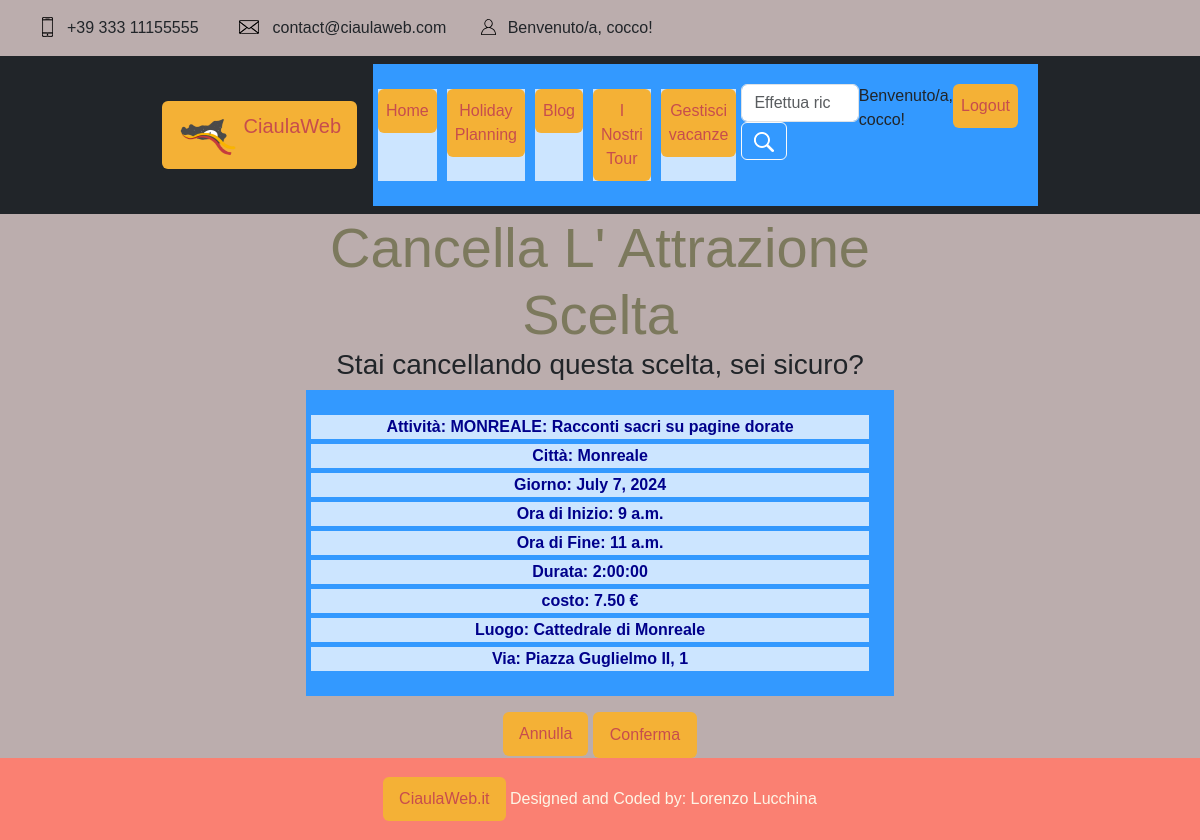
The app's page /HolidayPlanning/cancellascelta/49/57 (signed in) with its own data.
### profiles/models.py (models this page shows, shortened)
class UserProfileModel(AbstractBaseUser):
    nrSocio = models.IntegerField(primary_key=True)  # chiave, deve autogenerarsi
    first_name = models.CharField(max_length=32)
    last_name = models.CharField(max_length=32)
    email = models.CharField(max_length=32, unique=True)
    codiceFiscale = models.CharField(max_length=18)
    telefono = models.CharField(max_length=32)
    dataDiNascita = models.DateField(null=True)
    profile_image = models.ImageField(blank=True, null=True, default="defaultuser.png")
    is_active = models.BooleanField(default=True)
    is_admin = models.BooleanField(default=False)
    objects = UserManager()
    USERNAME_FIELD = 'email'
    REQUIRED_FIELDS = []
    @property
    def is_staff(self):
        return self.is_admin
    class Meta:
        verbose_name = 'User'
        verbose_name_plural = 'Users'

### HolidayPlanning/models.py (models this page shows, shortened)
class Scelta(models.Model):
    giorno = models.DateField()  # scelto dall'utente
    attrazione = models.ForeignKey(to='attractions.Attrazione', on_delete=models.CASCADE, related_name="attrazione")
    oraInizio = models.TimeField(blank=True)  # scelta dall'utente
    oraFine = models.TimeField(blank=True)  # scelta dall'utente
    durata = models.DurationField()  # questi sono i secondi della durata
    class Meta:
        verbose_name = "Scelta"
        verbose_name_plural = "Scelte"

### attractions/models.py (models this page shows, shortened)
class Attrazione(models.Model):
    objects = None
    nome = models.CharField(max_length=200, primary_key=True)
    luogo = models.CharField(max_length=300)
    via = models.CharField(max_length=500)
    citta = models.CharField(max_length=200)
    costo = models.DecimalField(max_digits=10, decimal_places=2, blank=True)
    tipo = models.CharField(max_length=200)
    oraApertura = models.TimeField('ora apertura')
    oraChiusura = models.TimeField('ora chiusura')
    descrizione = models.TextField()
    attrazione_image = models.ImageField(blank=True, null=True)  # , upload_to='attractionImages/')
    class Meta:
        verbose_name = "Attrazione"
        verbose_name_plural = "Attrazioni"

### HolidayPlanning/views.py (the view, shortened to what this page needs)
# urls.py: path("cancellascelta/<att_pk>/<pk>", CancellaScelta.as_view(), name="cancellascelta"),
class CancellaScelta(IsVacanzaUserOwnedMixin, DeleteView):
    model = Scelta
    template_name = "HolidayPlanning/cancellascelta.html"
    slug_url_kwarg = "att_pk"
    def get_object(self, queryset=None):
        attivita_pk = self.kwargs.get(self.slug_url_kwarg)
        attivita = Scelta.objects.get(pk=attivita_pk)
        return attivita
    def get_context_data(self, **kwargs):
        context = super().get_context_data(**kwargs)
        context["v_id"] = self.kwargs['pk']
        context["scelta"] = self.get_object()
        context["title"] = "Cancella L' Attrazione Scelta"
        return context

### HolidayPlanning/mixins.py (called while the page is built)
    def dispatch(self, request, *args, **kwargs):
        vacanza = Vacanza.objects.get(pk=kwargs['pk'])
        if vacanza.utente != request.user:
            raise Http404("Non hai il permesso per accedere a questa vacanza.")
        return super().dispatch(request, *args, **kwargs)

### HolidayPlanning/templates/HolidayPlanning/cancellascelta.html (shortened to what this page needs)
{% extends "base.html" %}
{% block head %}
{% load static %}
    <link rel="stylesheet" type="text/css" href="{% static '/css/style.css' %}">
{% endblock %}
{% block content %}
    {% include "header.html" %}
{% block title %}
    <div class="row justify-content-center">
        <div class="col-md-6 text-center">
            <h1 class="display-4">
                {{ title }}
            </h1>
            <h3>Stai cancellando questa scelta, sei sicuro?</h3>
			<ul class="list-unstyled">
                <li> <strong> Attività: {{ scelta.attrazione.nome }} </strong> </li>
                <li> <strong> Città: {{ scelta.attrazione.citta }} </strong> </li>
                <li> <strong> Giorno: {{ scelta.giorno }} </strong> </li>
                <li> <strong> Ora di Inizio: {{ scelta.oraInizio }} </strong> </li>
                <li> <strong> Ora di Fine: {{ scelta.oraFine }} </strong> </li>
                <li> <strong> Durata: {{ scelta.durata }} </strong> </li>
                <li> <strong> costo: {{ scelta.attrazione.costo }} €</strong> </li>
                <li> <strong> Luogo: {{ scelta.attrazione.luogo }} </strong> </li>
                <li> <strong> Via: {{ scelta.attrazione.via }} </strong> </li>
            </ul>
            <form method="post">
                <a href="{% url 'HolidayPlanning:dettagliovacanza' v_id %}">Annulla</a>
                <input type="submit" value="Conferma" class="btn button-ciaula">
            </form>
        </div>
    </div>
{% endblock %}
{% endblock %}

### templates/header.html (shortened to what this page needs)
<header class="header">
<div class="top-bar">
    <div class="container">
        <div class="row">
            <div class="col d-flex flex-row">
                <div class="top_bar_contact_item"><div class="top_bar_icon"><img src="{% static 'img/phone.png' %}" class="img-fluid" alt="phone img"></div>+39 333 11155555</div>
                <div class="top_bar_contact_item"><div class="top_bar_icon"><img src="{% static 'img/mail.png' %}"  class="img-fluid" alt="mail img"></div>contact@ciaulaweb.com</div>
                <div class="top_bar_content ml-auto">
                    {% if user.is_authenticated %}
                    <div class="top_bar_user">
                        <div class="user_icon"><img src="{% static '/img/user.svg' %}"  class="img-fluid" alt="user img"></div>
                        <a>Benvenuto/a, {{user.first_name}}! </a>
                        </div>
                    {% else %}
                    <div class="top_bar_user">
                        <div class="user_icon"><img src="{% static '/img/user.svg' %}"  class="img-fluid" alt="user img"></div>
                        <div><a href="{% url 'profiles:user-registration' %}">Registrati</a></div>
                        <div><a href="{% url 'profiles:user-login' %}">Login</a></div>
                    </div>
                    {% endif %}
                </div>
            </div>
        </div>
    </div>
</div>
<nav class="navbar navbar-expand-lg navbar-dark bg-dark">
    <div class="w-75 container-fluid">
        <a class="navbar-brand pl-5" href="{% url 'attractions:attrazioni' %}">
            <img src="{% static '/img/logo_ciaulaweb.png' %}" class="d-inline-block logo_ciaulaweb align-top" alt="Logo">
            CiaulaWeb
        </a>
        <div class="collapse navbar-collapse justify-content-between" id="navbarNavDropdown">
            <ul class="navbar-nav pl-5">
                <li class="nav-item active pl-5">
                    <a class="nav-link" href="{% url 'attractions:attrazioni' %}">Home</a>
                </li>
                <li class="nav-item pl-5">
                    <a class="nav-link" href="{% url 'HolidayPlanning:creavacanza' %}">Holiday Planning</a>
                </li>
                <li class="nav-item pl-5">
                    <a class="nav-link" href="{% url 'attractions:cerca' %}">Blog</a>
                </li>
                <li class="nav-item pl-5">
                    <a class="nav-link " href="{% url 'HolidayPlanning:tourorganizzati' %}">I Nostri Tour</a>
                </li>
            {% if user.is_authenticated %}
                <li class="nav-item">
                    <a class="nav-link" href="{% url 'HolidayPlanning:vacanze' %}">Gestisci vacanze</a>
                </li>
            {% endif %}
            <form class="form-inline my-2 my-lg-0" method="GET" action="{% url 'attractions:cerca' %}">
                <label>
                    <input class="form-control mr-sm-2" type="search" name="search" required="required" placeholder="Effettua ricerca...">
                </label>
                <button class="btn btn-outline-light my-2 my-sm-0" type="submit">
                    <img src="{% static 'img/search.png' %}" class="img-fluid" alt="search img">
                </button>
            </form>
                {% if user.is_authenticated %}
                    <div class="nav-item pl-5">
                        <a>Benvenuto/a, {{ user.first_name }}! </a>
                    </div>
                    <div class="nav-item pl-5">
                        <a class="nav-link" href="{% url 'profiles:user-logout' %}"> Logout </a>
                    </div>
                {% endif %}
            </ul>
        </div>
    </div>
</nav>
</header>

### static/css/style.css (style rules this page uses)
* { font-family: 'Montserrat', sans-serif !important; }
.logo_ciaulaweb { width: 60px; height: 48px; }
ul { background: #3399ff; padding: 20px; }
ul li { background: #cce5ff; color: darkblue; margin: 5px; }
a:link, a:visited { background-color: #f4b136; color: rgb(199, 77, 77); padding: 10px 16px; text-align: center; text-decoration: none; display: inline-block; border-radius: 6px; }
.button-ciaula { background-color: #f4b136; color: rgb(199, 77, 77); padding: 10px 16px; text-align: center; text-decoration: none; display: inline-block; }
h1 { color: #7c795d; font-family: 'Trocchi', serif; font-size: 45px; font-weight: normal; line-height: 48px; margin: 0; }
:root { --gradient: linear-gradient(to left top, #dd2476 10%, #ff512f 90%) !important; }
body { background: #bbadad !important; }
.container { display: flex; justify-content: space-between; }
.header { position: relative; width: 100%; z-index: 10; }
.top_bar_contact_item { font-size: 16px; font-weight: 300; line-height: 56px; margin-right: 40px; }
.top_bar_contact_item:not(:first-child) { margin-right: 0; }
.top_bar_icon { display: inline-block; margin-right: 14px; -webkit-transform: translateY(-2px); -moz-transform: translateY(-2px); -ms-transform: translateY(-2px); -o-transform: translateY(-2px); transform: translateY(-2px); }
.top_bar_user { display: inline-block; margin-left: 35px; }
.user_icon { display: inline-block; margin-right: 7px; -webkit-transform: translateY(-2px); -moz-transform: translateY(-2px); -ms-transform: translateY(-2px); -o-transform: translateY(-2px); transform: translateY(-2px); width: 15px; }
.user_icon img { width: 100%; }
.top_bar_user div { display: inline-block; }
.top_bar_user a { font-size: 16px; font-weight: 300; line-height: 56px; color: #000; -webkit-transition: all 200ms ease; -moz-transition: all 200ms ease; -ms-transition: all 200ms ease; -o-transition: all 200ms ease; transition: all 200ms ease; }

### records on screen
UserProfileModel: first_name "cocco"
Scelta: attrazione.nome "MONREALE: Racconti sacri su pagine dorate", attrazione.citta "Monreale", giorno "July 7, 2024", oraInizio "9 a.m.", oraFine "11 a.m.", durata "2:00:00", attrazione.costo "7.50", attrazione.luogo "Cattedrale di Monreale", attrazione.via "Piazza Guglielmo II, 1"

### other values on screen
{{ title }} "Cancella L' Attrazione Scelta"
